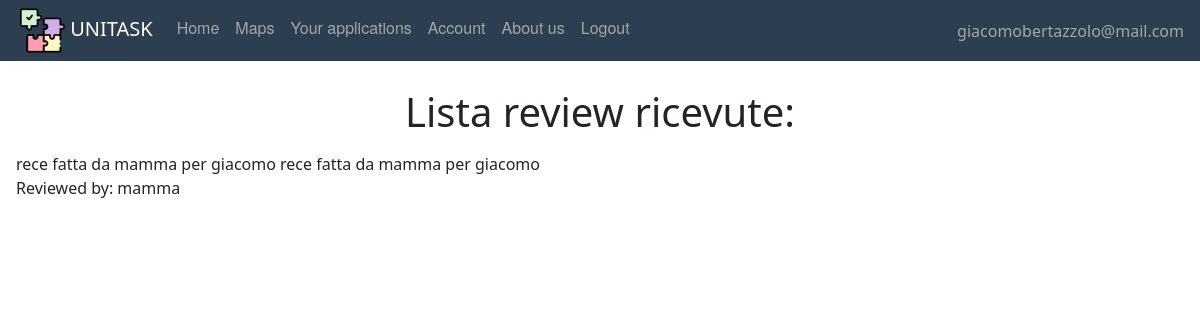
The page /personalreviews (signed in) on the database as committed earlier.
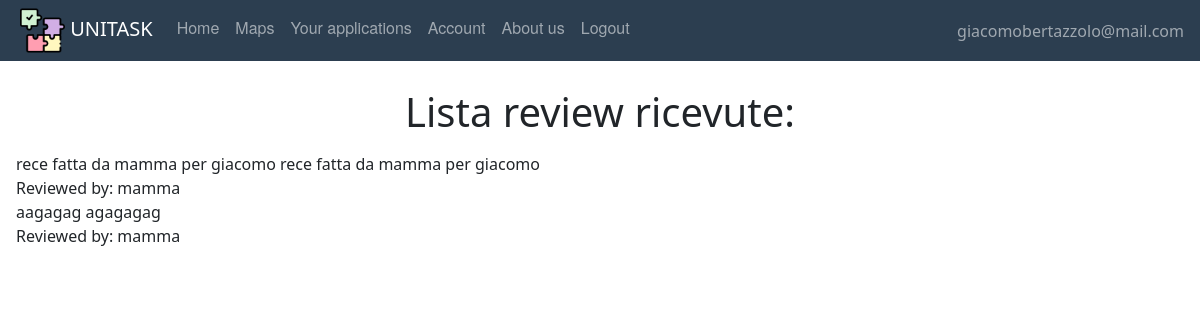
The same page on the database as committed later.
### website/models.py (models this page shows)
class Review(db.Model, UserMixin):
    id = db.Column(db.Integer, primary_key=True)
    title = db.Column(db.String(150))
    text = db.Column(db.String(150))
    date = db.Column(db.DateTime(timezone=True), default=func.now)
    id_reviewer = db.Column(db.Integer, db.ForeignKey('user.id'))
    id_reviewed = db.Column(db.Integer, db.ForeignKey('user.id'))
    task_id = db.Column(db.Integer, db.ForeignKey('offer.id'))

class User(db.Model, UserMixin):
    id = db.Column(db.Integer, primary_key=True)
    email = db.Column(db.String(150), unique=True)
    password = db.Column(db.String(150))
    first_name = db.Column(db.String(150))
    surname = db.Column(db.String(150))
    description = db.Column(db.String(150))
    type = db.Column(db.String(20))
    reviewsposted = db.relationship('Review', foreign_keys='Review.id_reviewer',
                                    backref='author')
    reviewsreceived = db.relationship('Review', foreign_keys='Review.id_reviewed',
                                      backref='received')
    __mapper_args__ = {
        'polymorphic_on': type,
        'polymorphic_identity': 'user',
    }

### website/views.py (the view)
@views.route('/personalreviews')
def personalreviews():
    return render_template("User/personalreviews.html", user=current_user)

### website/__init__.py (called while the page is built)
def create_app():
    app = Flask(__name__)
    app.config['SECRET_KEY'] = 'atrebunfigoassurdo'
    app.config['SQLALCHEMY_DATABASE_URI'] = 'sqlite:///'+ DB_NAME
    db.init_app(app)
    from .views import views  # We imported the name of the blueprint
    from .auth import auth
    app.register_blueprint(views, url_prefix="/")  # Stiamo dicendo come sono definite le pagine e dove sono
    app.register_blueprint(auth, url_prefix="/")
    from .models import User, Offer, Adult, Student
    create_database(app)
    login_manager = LoginManager()
    login_manager.login_view = 'auth.login'  # dove vogliamo mandare l'user se non loggato
    login_manager.init_app(app)
    @login_manager.user_loader
    def load_user(id):
        return User.query.get(int(id))
    return app

### website/templates/User/personalreviews.html
{% extends "base.html" %} {% block title %}Lista Review{% endblock %} {% block content%}
    <br />
    <h1 align="center">Lista review ricevute: </h1>
<ul class="list-group list-group-flush" id="offers">
  <li class="list-group-item">
      <div>
        {% for recens in user.reviewsreceived %}
            {{ recens.title }} {{ recens.text }}
            <br/>
            Reviewed by:
            {{ recens.author.first_name }}
            </div>
          {% endfor %}
  </li></ul>
{% endblock %}

Rows that differ between the two databases and show on the page:
added Review: title "aagagag", text "agagagag", author.first_name "mamma"
